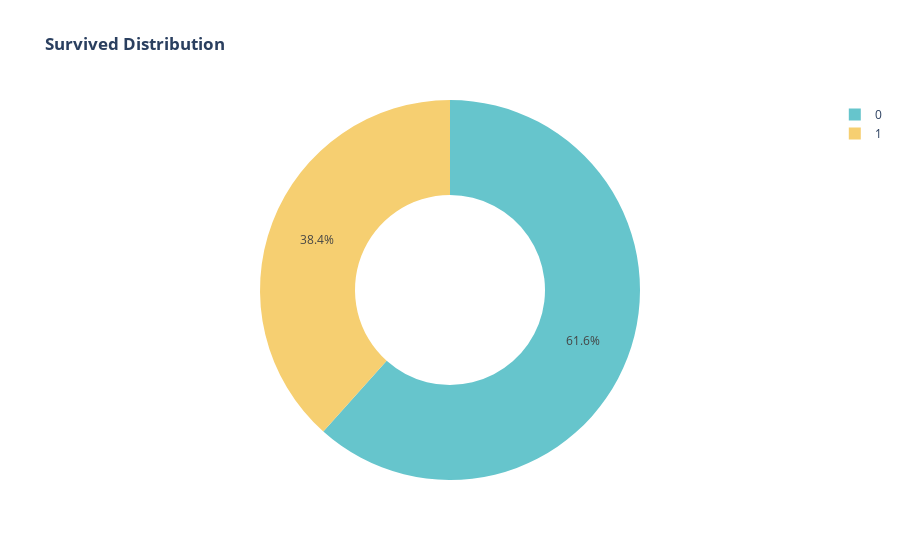

The notebook cell this image was saved under:
### Code cell
px.pie(df, names='Survived',title='<b>Survived Distribution</b>',color_discrete_sequence=px.colors.qualitative.Pastel,hole=0.5)

### Figure 1 — Plotly figure (JSON) as saved in the notebook; plotly's stock layout.template omitted (floating-point values rounded to 4 significant figures; data arrays with more than 128 entries replaced by an {"elided": "..."} marker saying what was removed)
{"data": [{"domain": {"x": [0, 1], "y": [0, 1]}, "hole": 0.5, "hovertemplate": "Survived=%{label}<extra></extra>", "labels": {"elided": "891 int values"}, "legendgroup": "", "name": "", "showlegend": true, "type": "pie"}], "layout": {"legend": {"tracegroupgap": 0}, "piecolorway": ["rgb(102, 197, 204)", "rgb(246, 207, 113)", "rgb(248, 156, 116)", "rgb(220, 176, 242)", "rgb(135, 197, 95)", "rgb(158, 185, 243)", "rgb(254, 136, 177)", "rgb(201, 219, 116)", "rgb(139, 224, 164)", "rgb(180, 151, 231)", "rgb(179, 179, 179)"], "title": {"text": "<b>Survived Distribution</b>"}}}
